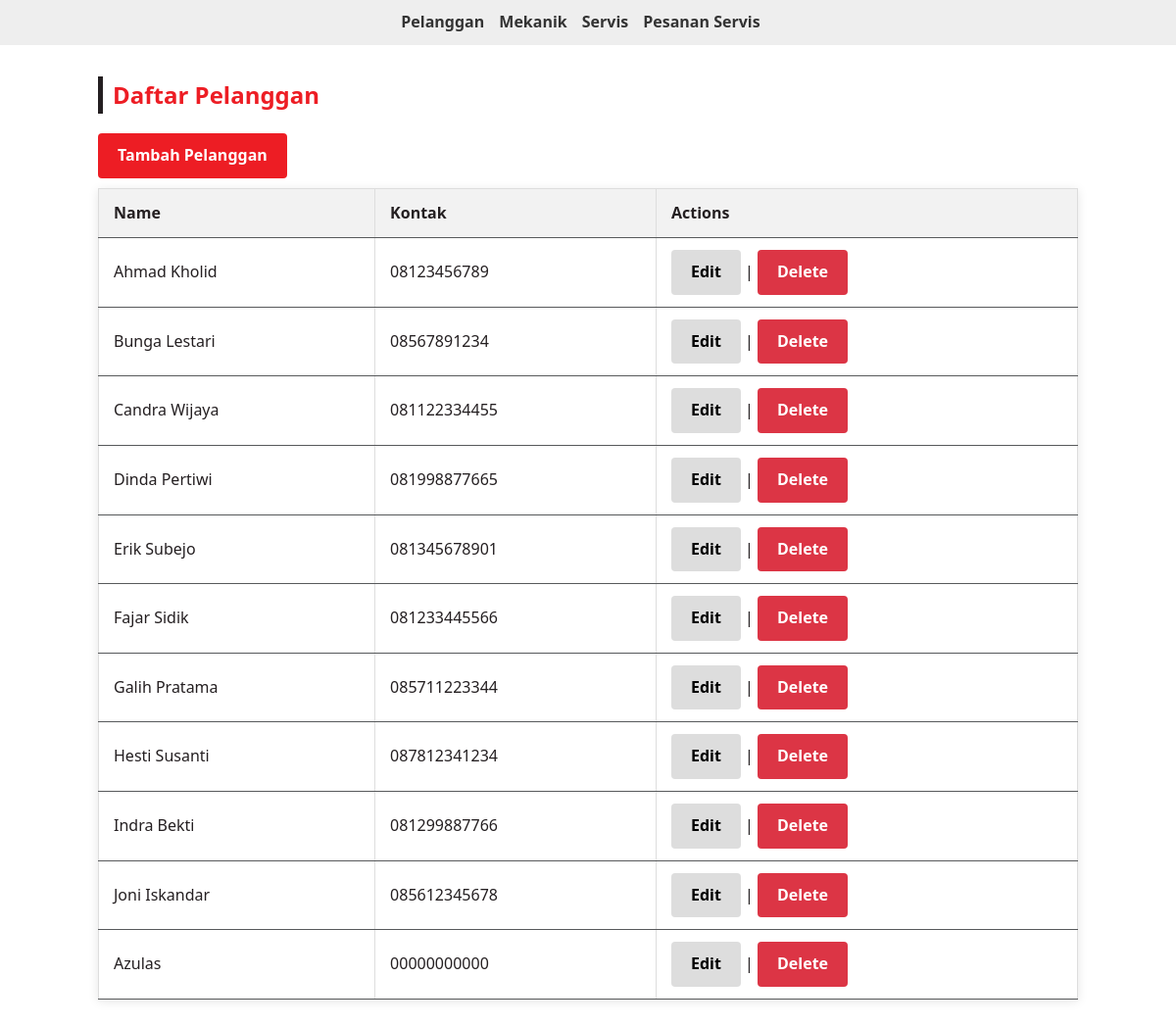
/index.php?entity=pelanggan&action=list, run on the app's committed database.
### tables this page shows
CREATE TABLE `pelanggan` (
  `id` int(11) NOT NULL,
  `nama_pelanggan` varchar(100) NOT NULL,
  `kontak` varchar(50) NOT NULL
);

### models/Pelanggan.php (called while the page is built, shortened)
<?php
require_once "config/Database.php";
class Pelanggan
{
    private $conn;
    private $table = "pelanggan";
    public function __construct() {
        $database = new Database();
        $this->conn = $database->getConnection();
    }
    public function getAll() {
        $query = "SELECT * FROM " . $this->table;
        $stmt = $this->conn->prepare($query);
        $stmt->execute();
        return $stmt->fetchAll(PDO::FETCH_ASSOC);
    }
}

### config/Database.php (called while the page is built, shortened)
<?php
class Database
{
    private $host = "localhost";
    private $database = "bengkel_azul";
    private $username = "root";
    private $password = "";
    public function getConnection()
    {
        $this->conn = null;
        try {
            $this->conn = new PDO("mysql:host=" . $this->host . ";dbname=" . $this->database, $this->username, $this->password);
            $this->conn->setAttribute(PDO::ATTR_ERRMODE, PDO::ERRMODE_EXCEPTION);
        } catch (PDOException $exception) {
            echo "Connection error: " . $exception->getMessage();
        }
        return $this->conn;
    }
}

### viewmodels/PelangganViewModel.php (called while the page is built, shortened)
<?php
require_once 'models/Pelanggan.php';
class PelangganViewModel
{
    private $pelangganModel;
    public function __construct() {
        $this->pelangganModel = new Pelanggan();
    }
    public function getPelangganList() {
        return $this->pelangganModel->getAll();
    }
}

### views/pelanggan_list.php (the view)
<?php
require_once 'views/template/header.php';
?>
<h2 class="mt-4">Daftar Pelanggan</h2>
<a href="index.php?entity=pelanggan&action=add" class="btn btn-primary">Tambah Pelanggan</a>
<table class="w-full border">
    <tr>
        <th>Name</th>
        <th>Kontak</th>
        <th>Actions</th>
    </tr>
    <?php foreach ($pelangganList as $pelanggan): ?>
        <tr>
            <td class="border px-4 py-2"><?php echo htmlspecialchars($pelanggan['nama_pelanggan']); ?></td>
            <td class="border px-4 py-2"><?php echo htmlspecialchars($pelanggan['kontak']); ?></td>
            <td class="border px-4 py-2">
                <a href="index.php?entity=pelanggan&action=edit&id=<?php echo $pelanggan['id']; ?>" class="btn">Edit</a>
                |
                <a href="index.php?entity=pelanggan&action=delete&id=<?php echo $pelanggan['id']; ?>" class="btn btn-danger" onclick="return confirm('Are you sure you want to delete this pelanggan?');">Delete</a>
            </td>
        </tr>
    <?php endforeach; ?>
</table>
<?php
require_once 'views/template/footer.php';
?>

### assets/style.css (style rules this page uses)
:root { --bg-white: #ffffff; --primary-red: #ed1d24; --dark-black: #241f21; --mid-gray: #57595b; --light-gray: #f4f4f4; }
body { background-color: var(--bg-white); color: var(--dark-black); font-family: 'Segoe UI', Tahoma, Geneva, Verdana, sans-serif; margin: 0; padding: 0; line-height: 1.6; }
h2 { color: var(--primary-red); border-left: 5px solid var(--dark-black); padding-left: 10px; margin-bottom: 20px; }
table { width: 100%; border-collapse: collapse; margin-top: 10px; box-shadow: 0 2px 10px rgba(0,0,0,0.1); }
th, td { padding: 12px 15px; border-bottom: 1px solid var(--mid-gray); }
tbody tr { background-color: var(--bg-white); }
td { color: var(--dark-black); }
.btn { display: inline-block; padding: 10px 20px; border: none; border-radius: 4px; cursor: pointer; font-weight: bold; text-decoration: none; transition: 0.3s; }
.btn-primary { background-color: var(--primary-red); color: var(--bg-white); }

### views/template/header.php (style rules this page uses)
body { font-family: sans-serif; padding: 20px; }
table { border-collapse: collapse; width: 100%; margin-top: 10px; }
th, td { border: 1px solid #ddd; padding: 8px; text-align: left; }
th { background-color: #f2f2f2; }
.btn { padding: 5px 10px; text-decoration: none; background: #ddd; color: black; border-radius: 4px; }
.btn-primary { background: #007bff; color: white; }
.btn-danger { background: #dc3545; color: white; }

### data on the page
pelanggan: nama_pelanggan "Ahmad Kholid", kontak "08123456789"
pelanggan: nama_pelanggan "Bunga Lestari", kontak "08567891234"
pelanggan: nama_pelanggan "Candra Wijaya", kontak "081122334455"
pelanggan: nama_pelanggan "Dinda Pertiwi", kontak "081998877665"
pelanggan: nama_pelanggan "Erik Subejo", kontak "081345678901"
pelanggan: nama_pelanggan "Fajar Sidik", kontak "081233445566"
pelanggan: nama_pelanggan "Galih Pratama", kontak "085711223344"
pelanggan: nama_pelanggan "Hesti Susanti", kontak "087812341234"
pelanggan: nama_pelanggan "Indra Bekti", kontak "081299887766"
pelanggan: nama_pelanggan "Joni Iskandar", kontak "085612345678"
pelanggan: nama_pelanggan "Azulas", kontak "00000000000"
